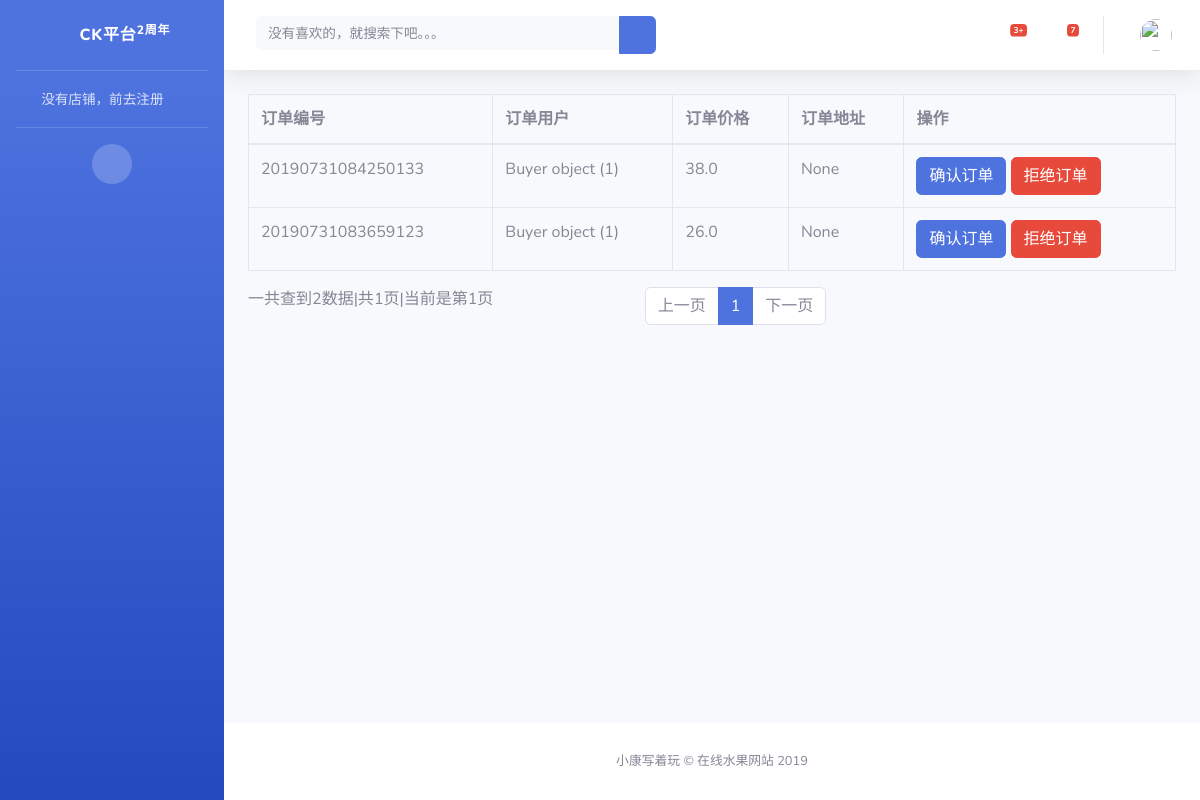
Screenshot of /Store/order_list/ with the database file from the repository.
### Buyer/models.py (models this page shows)
class Order(models.Model):
    order_id = models.CharField(max_length=32,verbose_name='订单编号')
    goods_count = models.IntegerField(verbose_name='商品数量')
    order_user = models.ForeignKey(to=Buyer,on_delete=models.CASCADE ,verbose_name='订单用户')
    order_address = models.ForeignKey(to=Address,on_delete=models.CASCADE,verbose_name='订单地址',blank=True,null=True)
    order_status = models.IntegerField(default=1,verbose_name='订单状态')
    order_price = models.FloatField(max_length=32,verbose_name='订单总价')

class Buyer(models.Model):
    username = models.CharField(max_length=32,verbose_name="用户名")
    password = models.CharField(max_length=32,verbose_name="密码")
    email = models.EmailField(verbose_name="用户邮箱")
    phone = models.CharField(max_length=32,verbose_name="联系电话",blank=True,null=True)
    connect_address = models.TextField(max_length=32,verbose_name="联系地址",blank=True,null=True)

### Store/views.py (the view)
# urls.py: path('order_list/',order_list),#订单列表页
def order_list(request):
    store_id = request.COOKIES.get('has_store')#获取店铺id
    page_num = request.GET.get('page_num', 1)  # 获取页面
    keywords = request.GET.get('keyword', '')  # 实现模糊查找
    if keywords:
        list_order = Order.objects.filter(order_status=2,goods_name__contains=keywords).order_by('-id')
    else:
        list_order = Order.objects.filter(order_status=2).order_by('-id')
    paginator = Paginator(list_order, 6)  # 展示的内容和每一页展示的数据
    pages = paginator.count  # 获取数据的总条数
    list_sum = paginator.num_pages  # 总页数
    if int(page_num):
        page = paginator.page(int(page_num))  # 获取展示页数对应的内容
    else:
        page = paginator.page(int(page_num) + 1)  # 获取展示页数对应的内容
    page_range = paginator.page_range  # 获取页面列表数
    next_page = int(page_num)  # 下一页默认等于当前页加一
    go_page = int(page_num)  # 上一页默认当前页减一
    if next_page == list_sum:
        next_page = 0
    else:
        next_page += 1
    if go_page == 1:
        go_page = 0
    else:
        go_page -= 1
    return render(request,'store/order_list.html',locals())

### Store/templates/store/order_list.html (shortened to what this page needs)
{% extends 'store/blank.html' %}
{% block content %}
    <table class="table table-bordered">
        <thead>
               <tr>
                   <th>订单编号</th>
                   <th>订单用户</th>
                   <th>订单价格</th>
                   <th>订单地址</th>
                   <th>操作</th>
               </tr>
        </thead>
        <tbody>
               {% for order in page %}
                   <tr>
                       <td>{{ order.order_id }}</td>
                       <td>{{ order.order_user }}</td>
                       <td>{{ order.order_price }}</td>
                       <td>{{ order.order_address }}</td>
                       <td>
                           <a  class="btn btn-primary" href="/Store/confirm/?order_id={{ order.id }}">确认订单</a>
                           <a  class="btn btn-danger" href="/Store/delete_order/?ord">拒绝订单</a>
                       </td>
                   </tr>
               {% endfor %}
        </tbody>
    </table>
    <div class='row'>
      <div class="div col-sm-12 col-md-5">
          <div class="dataTables_info" id="dataTable_info">
              一共查到{{ pages }}数据|共{{ list_sum }}页|当前是第{{ page_num }}页
          </div>
      </div>
        <div class="col-sm-12 col-md-7">
           <div class="dataTables_paginate paging_simple_numbers" id="dataTable_paginate">
                <ul class="pagination">
                        {% if go_page %}
                        <li class="paginate_button page-item next">
                        <a href="?keyword={{ keywords }}&page_num={{ go_page  }}"  class="page-link" >上一页</a>
                        </li>
                        {% else %}
                         <li class="paginate_button page-item next disabled">
                        <a href=""  class="page-link " >上一页</a>
                        </li>
                        {% endif %}
                    {% for p in page_range %}
                    <li class="paginate_button page-item active">
                        <a href="?keyword={{ keywords }}&page_num={{ p }}" class="page-link">{{ p }}</a>
                    </li>
                    {% endfor %}
                    {% if next_page %}
                    <li class="paginate_button page-item next">
                        <a href="?keyword={{ keywords }}&page_num={{ next_page }}" class="page-link">下一页</a>
                    </li>
                    {% else %}
                    <li class="paginate_button page-item next disabled">
                        <a href=""  class="page-link">下一页</a>
                    </li>
                    {% endif %}
                </ul>
           </div>
        </div>
    </div>
{% endblock %}

### rows the page displays
Order: order_id "20190731084250133", order_user "Buyer object (1)", order_price "38.0", order_address "None"
Order: order_id "20190731083659123", order_user "Buyer object (1)", order_price "26.0", order_address "None"

### other values shown
{{ pages }} "2"
{{ list_sum }} "1"
{{ page_num }} "1"
{{ p }} "1"
